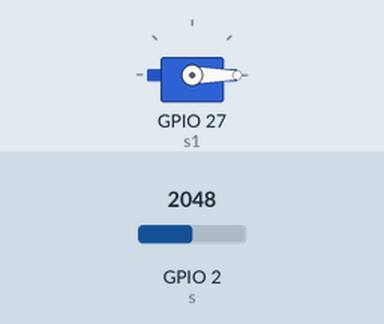
This sketch was run on a simulated ESP32. Shown: servo. The inputs (shaded band) are chosen by the test bench; at power-on: GPIO 2 (s) = 2048.

Above: at 0.05 s.
At 2.5 s:
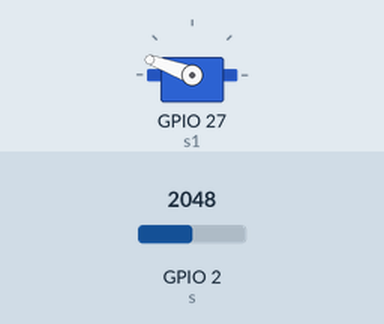
Timing chart, 0 to 8.5 s (numbered marks = the images above):
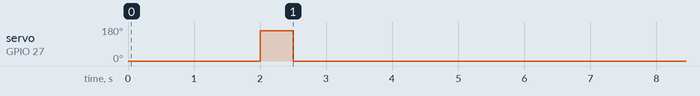

The sketch:

ldr_servo.ino
```cpp
const int led = 27;
const int s = 2;
int sensor;
const int thres = 1500;
#include<ESP32Servo.h>
Servo s1;

void setup() {
  s1.attach(27);
  s1.write(0);
  pinMode(s,INPUT);
}

void loop() {
  sensor = analogRead(s);
  if(sensor<thres){
    s1.write(0);
  }
  else{
    delay(2000);
    s1.write(160);
    delay(500);
    s1.write(0);
    delay(4000);
  }
}
```

Measured:
- by itself, servo on GPIO 27 (s1): alternates 160° for 0.50 s and 0° for 6.0 s
